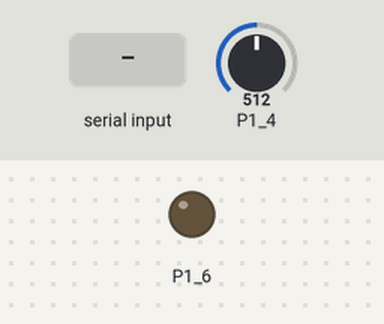
The sketch below on a simulated TI MSP430 LaunchPad. Parts: output pins drawn as LEDs (lit = HIGH). The test bench sets the inputs (shaded band); at power-on: P1_4 = 512. What the sketch prints to the serial monitor is not drawn.

Above: at 0.8 s.
0.9 s: "30,150\n" received over Serial
At 2.2 s:
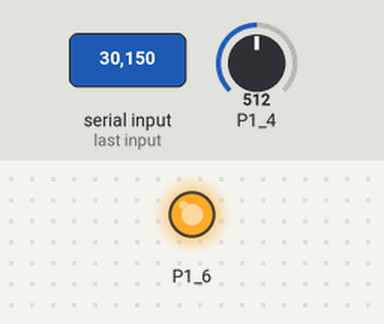
Timing chart, 0 to 3.9 s (numbered marks = the images above; inputs shaded):
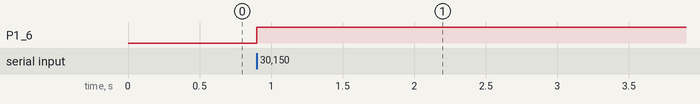

Measured:
- after the input at 0.9 s, P1_6: LOW → HIGH at once

The sketch:

Temperature.ino
```cpp
#include <math.h>
float temp_set = 30;
int on = 1;
int off = 0;
int output;
int sending_time;


void setup()
{
  Serial.begin(9600);
  pinMode(P1_4,INPUT_PULLUP);
  pinMode(P1_6,OUTPUT);
  sending_time = millis();
input:
  Serial.println("Enter ideal temperature value between 25-35");
  while(Serial.available() == 0) {}
  temp_set = Serial.parseFloat();
  if (temp_set > 35 || temp_set < 25)
  {
    Serial.print("Value for temperature out of range.\n");
    goto input;
  }

}

void loop()
{
  float temp= Thermistor(analogRead(P1_4)); // P1_4 is thermistor
  unsigned long mil = millis();
  if (temp < temp_set - 0.5)
  {
    digitalWrite(P1_6,HIGH); // P1_5 is heater
    //Serial.println(on);
    output = on;
    delay(5000);
  }
  else if (temp > temp_set +0.5)
  {
    digitalWrite(P1_6,LOW);
    //Serial.println(off);
    output = off;
    delay(5000);
  }

  if (mil - sending_time >= 100)
  {
    Serial.print ("b ");
    Serial.print (temp);
    Serial.print (" ");
    Serial.print (output);
    Serial.print (" ");
    Serial.print ("\n");
    sending_time = millis();
  }
}

// convert ADC values to Celcius

float Thermistor(int RawADC)
{
  float Temp;
  RawADC = 1024-RawADC;
  Temp = logf(10000.0/((1024.0/RawADC-1)));
  Temp = 1.0 / (0.001129148 + (0.000234125 + (0.0000000876741 * Temp * Temp ))* Temp );
  Temp = Temp - 273.15;            // Convert Kelvin to Celcius */
  return Temp;
}
```
